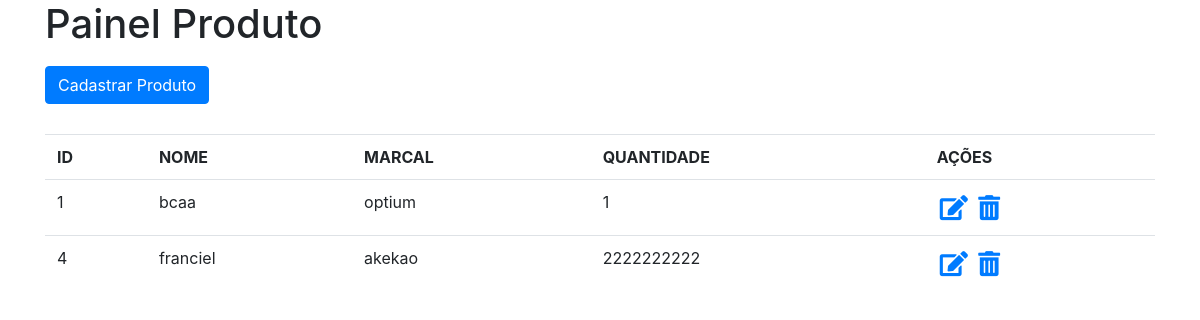
/projeto_Franciel/produto.php (signed in), run on the app's committed database.
### tables this page shows
CREATE TABLE `produto` (
  `id` int(11) NOT NULL,
  `nome` varchar(150) NOT NULL,
  `marca` varchar(150) NOT NULL,
  `quantidade` varchar(150) NOT NULL
);

### projeto_Franciel/produto.class.php (called while the page is built, shortened)
<?php
Class Produto{
    private $pdo;
    public function __construct()
    {
        $this->pdo = new PDO("mysql:dbname=projeto;host=localhost","root","");
    }
    public function todosProduto()
    {
        $sql=$this->pdo->prepare("SELECT * FROM produto");
        $sql->execute();
        if ($sql->rowCount()>0) {
            return $sql->fetchAll();
        }else {
            return array();
        }
    }
}

### projeto_Franciel/produto.php (the view, shortened to what this page needs)
<?php
require'./db/config.php';
include'produto.class.php';
$produto = new Produto();
?>
<html lang="pt-br">
<head>
    <link rel="stylesheet" type="text/css" href="./css/style.css">
    <link rel="stylesheet" href="https://use.fontawesome.com/releases/v5.8.1/css/all.css">
    <link rel="stylesheet" type="text/css"
        href="https://stackpath.bootstrapcdn.com/bootstrap/4.3.1/css/bootstrap.min.css">
</head>
<div class="container">
    <h1>Painel Produto</h1>
    <div>
        <a href="cadastrar_prod.php" class="botao btn btn-primary">Cadastrar Produto</a>
    </div>
    <table class="table">
            <tr>
                <th>ID</th>
                <th>NOME</th>
                <th>MARCAL</th>
                <th>QUANTIDADE</th>
                <th>AÇÕES</th>
            </tr>
            <?php
             $prolista = $produto->todosProduto();
                 foreach($prolista as $prod):
            ?>
            <tr>
                <td><?php echo $prod['id'];?></td>
                <td><?php echo $prod['nome'];?></td>
                <td><?php echo $prod['marca'];?></td>
                <td><?php echo $prod['quantidade'];?></td>
                <td>
                    <a href="editar_prod.php?id=<?php echo $prod['id'];?>" class="icone fas fa-edit"></a>
                     <a href="delete_prod.php?id=<?php echo $prod['id'];?>" class="icone fas fa-trash-alt"></a>
                </td>
            </tr>
        <?php endforeach; ?>
    </table>

### projeto_Franciel/css/style.css (style rules this page uses)
* { margin: 0; padding: 0; box-sizing: border-box; }
.icone { font-size: 25px; text-decoration: none; list-style: none; padding: 3px; }
.botao { margin-bottom: 30px; margin-top: 10px; }

### data on the page
produto: id "1", nome "bcaa", marca "optium", quantidade "1"
produto: id "4", nome "franciel", marca "akekao", quantidade "2222222222"
